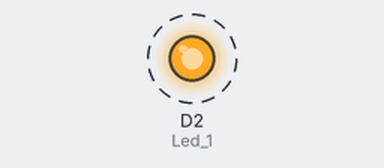
A sketch run on a simulated ESP8266 (NodeMCU). Shown: output pins drawn as LEDs (lit = HIGH). Dashed ring = blinking.

Above: at 0.2 s.
Timing chart, 0 to 3.0 s (numbered marks = the images above):
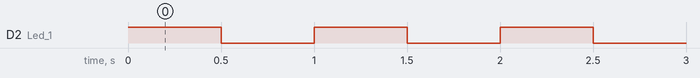

The sketch:

Lenine_LEDS.ino
```cpp
#define Led_1 D2
#define Led_2 D3

void setup() {
  pinMode(Led_1, OUTPUT);
}
void loop() {
  digitalWrite(Led_1, HIGH);
  delay(500);
  digitalWrite(Led_1, LOW);
  delay(500);
}
```

Measured:
- by itself, D2 (Led_1): alternates HIGH for 0.50 s and LOW for 0.50 s
